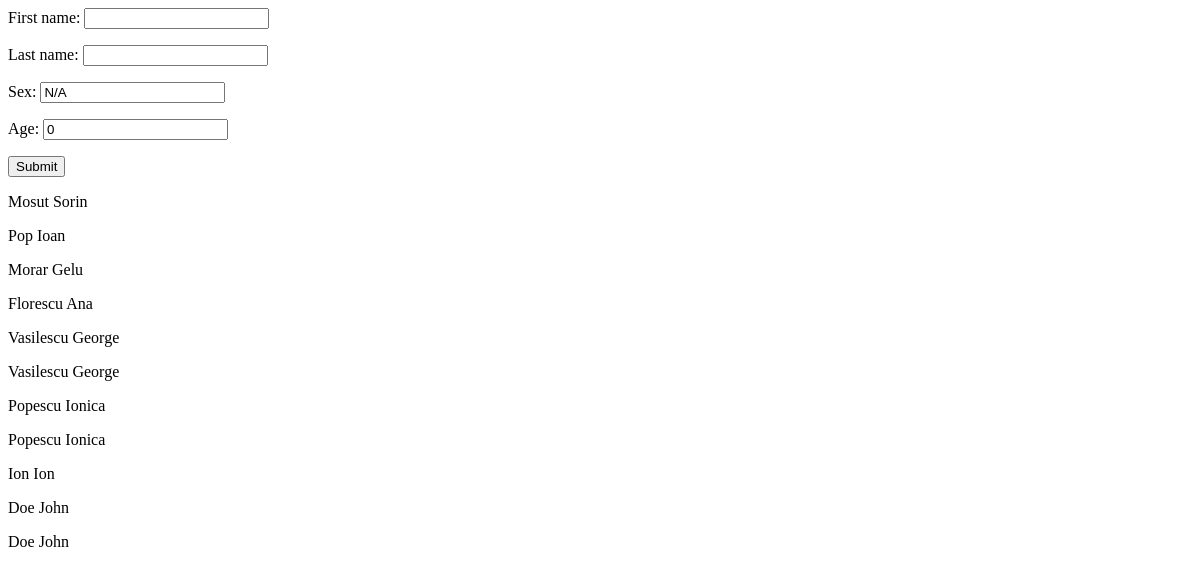
/app1/users, run on an earlier commit of the app's database.
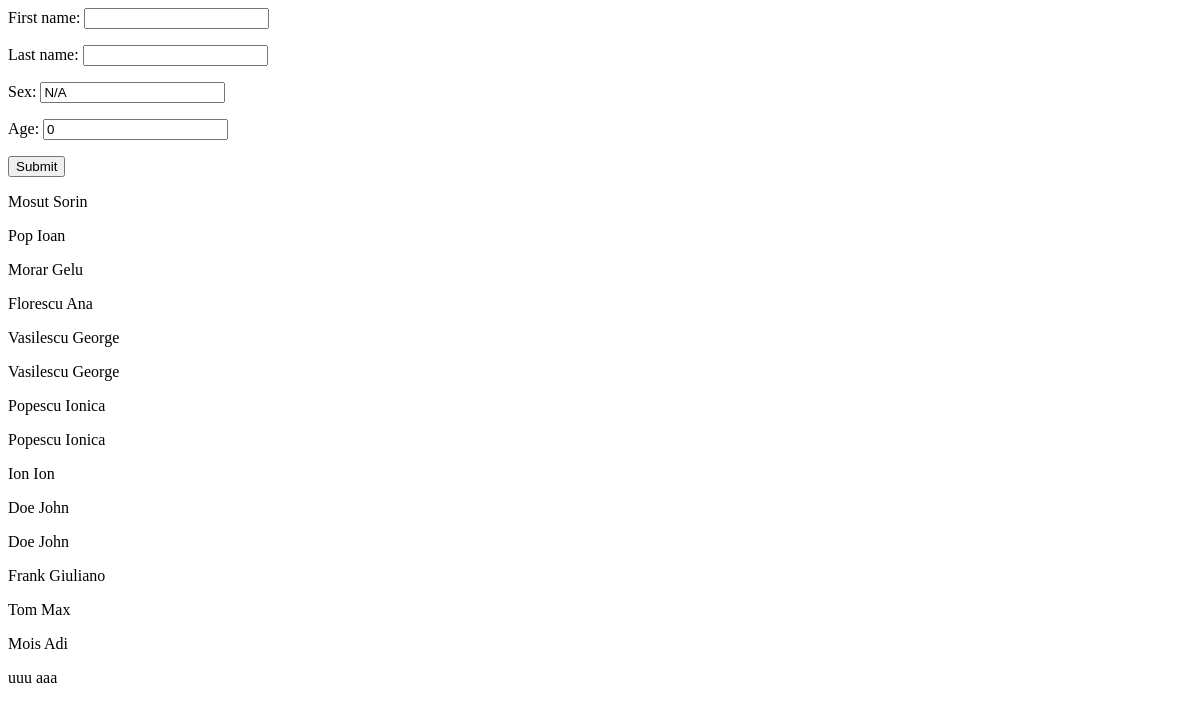
And on a later commit of the database.
### app_1/models.py (models this page shows, shortened)
class MyModel(models.Model):
    first_name = models.CharField(max_length=255)
    last_name = models.CharField(max_length=255)
    sex = models.CharField(default='N/A', max_length=1)
    age = models.IntegerField(default=0)

### app_1/views.py (the view, shortened to what this page needs)
# urls.py: path('users', view=views.HandleModel.as_view(), name='users_route'),
class HandleModel(TemplateView):
    def get(self, request):
        form = RegisterMyModel()
        all_models = MyModel.objects.all()
        return render(request, 'app_1/list.html', {
            'form': form,
            'all_models': all_models
        })

### app_1/forms.py
class RegisterMyModel(forms.ModelForm):
    class Meta:
        model = MyModel
        exclude = []

### app_1/templates/app_1/list.html (shortened to what this page needs)
<form method="post" action="{% url 'app1:users_route' %}">
   {{ form.as_p }}
    <div>
        <input type="submit" value="Submit" />
    </div>
</form>
{% for data in all_models %}
    <p>{{ data.first_name }} {{ data.last_name}}</p>
{% endfor %}

What changed in the data, as far as the page shows it:
added MyModel: first_name "Frank", last_name "Giuliano"
added MyModel: first_name "Tom", last_name "Max"
added MyModel: first_name "Mois", last_name "Adi"
added MyModel: first_name "uuu", last_name "aaa"
